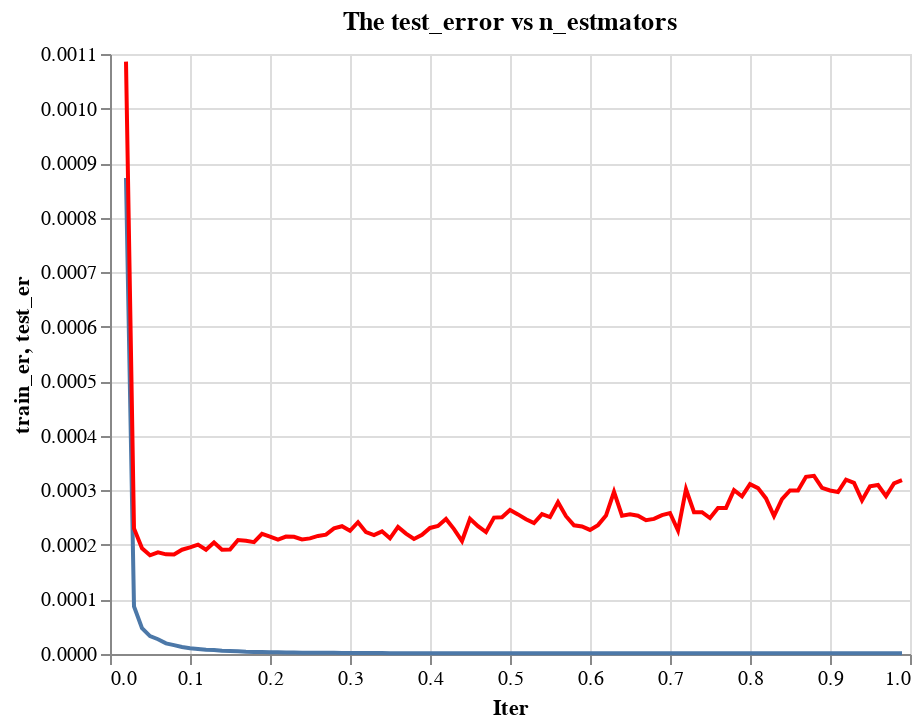

This figure's notebook cell:
### Code cell
c3 = alt.Chart(result).mark_line().encode(
    x = 'Iter',
    y = 'train_er'
)
c4 = alt.Chart(result).mark_line(color = 'red').encode(
    x = 'Iter',
    y = 'test_er',
    tooltip = ['Iter','test_er']
).properties(
    title='The test_error vs n_estmators'
)
c3+c4

### Figure 1 — Vega-Lite specification as saved in the notebook (floating-point values rounded to 4 significant figures)
{"config": {"view": {"continuousWidth": 400, "continuousHeight": 300}}, "layer": [{"mark": "line", "encoding": {"x": {"field": "Iter", "type": "quantitative"}, "y": {"field": "train_er", "type": "quantitative"}}}, {"mark": {"type": "line", "color": "red"}, "encoding": {"tooltip": [{"field": "Iter", "type": "quantitative"}, {"field": "test_er", "type": "quantitative"}], "x": {"field": "Iter", "type": "quantitative"}, "y": {"field": "test_er", "type": "quantitative"}}, "title": "The test_error vs n_estmators"}], "data": {"name": "data-5f7998521faa9e0a2bb92c8e694592bc"}, "$schema": "https://vega.github.io/schema/vega-lite/v4.17.0.json", "datasets": {"data-5f7998521faa9e0a2bb92c8e694592bc": [{"Iter": 0.02, "train_er": 0.0008728, "test_er": 0.001086}, {"Iter": 0.03, "train_er": 8.728e-05, "test_er": 0.0002302}, {"Iter": 0.04, "train_er": 4.733e-05, "test_er": 0.0001938}, {"Iter": 0.05, "train_er": 3.285e-05, "test_er": 0.0001809}, {"Iter": 0.06, "train_er": 2.702e-05, "test_er": 0.0001864}, {"Iter": 0.07, "train_er": 1.952e-05, "test_er": 0.0001827}, {"Iter": 0.08, "train_er": 1.63e-05, "test_er": 0.0001826}, {"Iter": 0.09, "train_er": 1.272e-05, "test_er": 0.0001912}, {"Iter": 0.1, "train_er": 1.062e-05, "test_er": 0.0001954}, {"Iter": 0.11, "train_er": 9.276e-06, "test_er": 0.0002006}, {"Iter": 0.12, "train_er": 7.628e-06, "test_er": 0.0001912}, {"Iter": 0.13, "train_er": 7.178e-06, "test_er": 0.0002045}, {"Iter": 0.14, "train_er": 5.88e-06, "test_er": 0.000191}, {"Iter": 0.15, "train_er": 5.429e-06, "test_er": 0.0001917}, {"Iter": 0.16, "train_er": 4.837e-06, "test_er": 0.000209}, {"Iter": 0.17, "train_er": 4.055e-06, "test_er": 0.0002078}, {"Iter": 0.18, "train_er": 3.847e-06, "test_er": 0.0002051}, {"Iter": 0.19, "train_er": 3.49e-06, "test_er": 0.0002204}, {"Iter": 0.2, "train_er": 3.155e-06, "test_er": 0.0002152}, {"Iter": 0.21, "train_er": 2.985e-06, "test_er": 0.0002095}, {"Iter": 0.22, "train_er": 2.824e-06, "test_er": 0.0002152}, {"Iter": 0.23, "train_er": 2.828e-06, "test_er": 0.000215}, {"Iter": 0.24, "train_er": 2.484e-06, "test_er": 0.0002101}, {"Iter": 0.25, "train_er": 2.317e-06, "test_er": 0.0002119}, {"Iter": 0.26, "train_er": 2.427e-06, "test_er": 0.0002164}, {"Iter": 0.27, "train_er": 2.317e-06, "test_er": 0.0002189}, {"Iter": 0.28, "train_er": 2.145e-06, "test_er": 0.0002303}, {"Iter": 0.29, "train_er": 1.941e-06, "test_er": 0.0002343}, {"Iter": 0.3, "train_er": 1.822e-06, "test_er": 0.0002259}, {"Iter": 0.31, "train_er": 1.719e-06, "test_er": 0.0002416}, {"Iter": 0.32, "train_er": 1.759e-06, "test_er": 0.0002234}, {"Iter": 0.33, "train_er": 1.664e-06, "test_er": 0.0002179}, {"Iter": 0.34, "train_er": 1.646e-06, "test_er": 0.0002249}, {"Iter": 0.35, "train_er": 1.565e-06, "test_er": 0.000212}, {"Iter": 0.36, "train_er": 1.548e-06, "test_er": 0.0002329}, {"Iter": 0.37, "train_er": 1.507e-06, "test_er": 0.0002206}, {"Iter": 0.38, "train_er": 1.514e-06, "test_er": 0.0002109}, {"Iter": 0.39, "train_er": 1.494e-06, "test_er": 0.0002185}, {"Iter": 0.4, "train_er": 1.486e-06, "test_er": 0.0002311}, {"Iter": 0.41, "train_er": 1.456e-06, "test_er": 0.0002346}, {"Iter": 0.42, "train_er": 1.448e-06, "test_er": 0.0002475}, {"Iter": 0.43, "train_er": 1.418e-06, "test_er": 0.000229}, {"Iter": 0.44, "train_er": 1.415e-06, "test_er": 0.0002071}, {"Iter": 0.45, "train_er": 1.409e-06, "test_er": 0.000248}, {"Iter": 0.46, "train_er": 1.397e-06, "test_er": 0.0002343}, {"Iter": 0.47, "train_er": 1.393e-06, "test_er": 0.0002235}, {"Iter": 0.48, "train_er": 1.378e-06, "test_er": 0.0002501}, {"Iter": 0.49, "train_er": 1.373e-06, "test_er": 0.0002509}, {"Iter": 0.5, "train_er": 1.37e-06, "test_er": 0.0002641}, {"Iter": 0.51, "train_er": 1.363e-06, "test_er": 0.000256}, {"Iter": 0.52, "train_er": 1.364e-06, "test_er": 0.0002471}, {"Iter": 0.53, "train_er": 1.362e-06, "test_er": 0.0002399}, {"Iter": 0.54, "train_er": 1.35e-06, "test_er": 0.0002563}, {"Iter": 0.55, "train_er": 1.35e-06, "test_er": 0.000251}, {"Iter": 0.56, "train_er": 1.349e-06, "test_er": 0.0002782}, {"Iter": 0.57, "train_er": 1.347e-06, "test_er": 0.0002526}, {"Iter": 0.58, "train_er": 1.345e-06, "test_er": 0.000236}, {"Iter": 0.59, "train_er": 1.344e-06, "test_er": 0.0002338}, {"Iter": 0.6, "train_er": 1.339e-06, "test_er": 0.0002275}, {"Iter": 0.61, "train_er": 1.337e-06, "test_er": 0.0002363}, {"Iter": 0.62, "train_er": 1.336e-06, "test_er": 0.0002538}, {"Iter": 0.63, "train_er": 1.339e-06, "test_er": 0.0002974}, {"Iter": 0.64, "train_er": 1.333e-06, "test_er": 0.0002535}, {"Iter": 0.65, "train_er": 1.332e-06, "test_er": 0.000256}, {"Iter": 0.66, "train_er": 1.332e-06, "test_er": 0.0002534}, {"Iter": 0.67, "train_er": 1.332e-06, "test_er": 0.0002452}, {"Iter": 0.68, "train_er": 1.332e-06, "test_er": 0.0002476}, {"Iter": 0.69, "train_er": 1.332e-06, "test_er": 0.0002545}, {"Iter": 0.7, "train_er": 1.329e-06, "test_er": 0.0002584}, {"Iter": 0.71, "train_er": 1.329e-06, "test_er": 0.0002264}, {"Iter": 0.72, "train_er": 1.329e-06, "test_er": 0.0003021}, {"Iter": 0.73, "train_er": 1.328e-06, "test_er": 0.00026}, {"Iter": 0.74, "train_er": 1.328e-06, "test_er": 0.0002599}, {"Iter": 0.75, "train_er": 1.329e-06, "test_er": 0.0002492}, {"Iter": 0.76, "train_er": 1.328e-06, "test_er": 0.0002676}, {"Iter": 0.77, "train_er": 1.328e-06, "test_er": 0.0002678}, {"Iter": 0.78, "train_er": 1.327e-06, "test_er": 0.0003003}, {"Iter": 0.79, "train_er": 1.327e-06, "test_er": 0.0002891}, {"Iter": 0.8, "train_er": 1.329e-06, "test_er": 0.0003114}, {"Iter": 0.81, "train_er": 1.328e-06, "test_er": 0.0003041}, {"Iter": 0.82, "train_er": 1.327e-06, "test_er": 0.0002853}, {"Iter": 0.83, "train_er": 1.327e-06, "test_er": 0.0002529}, {"Iter": 0.84, "train_er": 1.327e-06, "test_er": 0.0002839}, {"Iter": 0.85, "train_er": 1.327e-06, "test_er": 0.0002998}, {"Iter": 0.86, "train_er": 1.327e-06, "test_er": 0.0002996}, {"Iter": 0.87, "train_er": 1.327e-06, "test_er": 0.0003249}, {"Iter": 0.88, "train_er": 1.327e-06, "test_er": 0.0003267}, {"Iter": 0.89, "train_er": 1.327e-06, "test_er": 0.0003045}, {"Iter": 0.9, "train_er": 1.327e-06, "test_er": 0.0002997}, {"Iter": 0.91, "train_er": 1.327e-06, "test_er": 0.0002969}, {"Iter": 0.92, "train_er": 1.327e-06, "test_er": 0.0003197}, {"Iter": 0.93, "train_er": 1.327e-06, "test_er": 0.0003139}, {"Iter": 0.94, "train_er": 1.327e-06, "test_er": 0.0002816}, {"Iter": 0.95, "train_er": 1.327e-06, "test_er": 0.0003074}, {"Iter": 0.96, "train_er": 1.327e-06, "test_er": 0.0003098}, {"Iter": 0.97, "train_er": 1.327e-06, "test_er": 0.0002894}, {"Iter": 0.98, "train_er": 1.327e-06, "test_er": 0.0003129}, {"Iter": 0.99, "train_er": 1.327e-06, "test_er": 0.0003186}]}}
